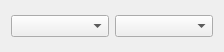
<?xml version="1.0" encoding="UTF-8"?>
<ui version="4.0">
 <class>DlgKSg</class>
 <widget class="QDialog" name="DlgKSg">
  <property name="geometry">
   <rect>
    <x>0</x>
    <y>0</y>
    <width>224</width>
    <height>52</height>
   </rect>
  </property>
  <property name="windowTitle">
   <string>Edit Key Signature</string>
  </property>
  <layout class="QHBoxLayout" name="horizontalLayout">
   <item>
    <widget class="QComboBox" name="key"/>
   </item>
   <item>
    <widget class="QComboBox" name="maj"/>
   </item>
  </layout>
 </widget>
 <resources/>
 <connections/>
</ui>
